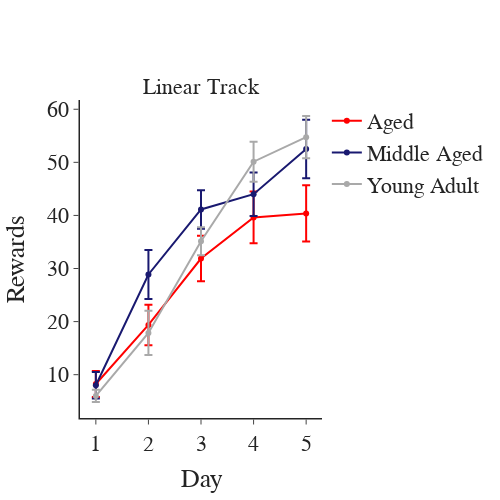

Here is the notebook cell this chart was saved with:
### Code cell
## Plot rewards across days in linear track
fig = pf.plot_behavior_across_days(results_df, x_var='day', y_var='rewards', groupby_var=['day', 'group'], plot_transitions=None,
                                   marker_color=three_color_plots, avg_color='darkgrey', expert_line=False, chance=False, plot_datapoints=False,
                                   x_title='Day', y_title='Rewards', titles=['Linear Track'], height=500, width=500)
fig.show()
results_df.mixed_anova(dv='rewards', within='day', subject='mouse', between='group')
fig.write_image(pjoin(fig_path, 'linear_track_rewards.png'))
results_df.mixed_anova(dv='rewards', subject='mouse', within='day', between='group')

### Figure 1 — Plotly figure (JSON) as saved in the notebook; plotly's stock layout.template omitted (floating-point values rounded to 4 significant figures)
{"data": [{"error_y": {"array": [2.462, 3.817, 4.295, 4.873, 5.288], "type": "data"}, "line": {"color": "red"}, "mode": "lines+markers", "name": "Aged", "showlegend": true, "type": "scatter", "x": [1, 2, 3, 4, 5], "y": [8.25, 19.38, 31.88, 39.62, 40.38]}, {"error_y": {"array": [2.507, 4.615, 3.627, 4.093, 5.516], "type": "data"}, "line": {"color": "midnightblue"}, "mode": "lines+markers", "name": "Middle Aged", "showlegend": true, "type": "scatter", "x": [1, 2, 3, 4, 5], "y": [8, 28.88, 41.12, 44, 52.5]}, {"error_y": {"array": [1.165, 4.164, 2.635, 3.758, 3.999], "type": "data"}, "line": {"color": "darkgrey"}, "mode": "lines+markers", "name": "Young Adult", "showlegend": true, "type": "scatter", "x": [1, 2, 3, 4, 5], "y": [6, 17.88, 35.12, 50.12, 54.75]}], "layout": {"annotations": [{"font": {"size": 22}, "showarrow": false, "text": "Linear Track", "x": 0.5, "xanchor": "center", "xref": "paper", "y": 1, "yanchor": "bottom", "yref": "paper"}], "font": {"family": "Arial", "size": 22}, "height": 500, "title": {"x": 0.5, "xanchor": "center", "y": 0.9, "yanchor": "top"}, "width": 500, "xaxis": {"anchor": "y", "domain": [0, 1], "linewidth": 1.5, "title": {"text": "Day"}}, "yaxis": {"anchor": "x", "domain": [0, 1], "linewidth": 1.5, "title": {"text": "Rewards"}}}}
